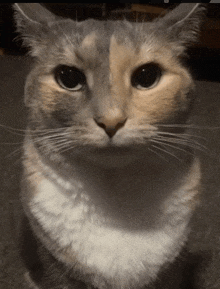
#> input picture back/worker/9jjoim.png, 220 x 289 px
$ python -i shade_clustering.py   (imports and definitions only)
#> lines starting #> are read from the running program, lines starting #| are printed output that depends on the picture; after the words box and inside, x2 and y2 are one past the last pixel; in counts of white or black regions, pixels touching at a corner belong together
import os
import json
from typing import Optional, Tuple, Dict, Any
import numpy as np
from PIL import Image
import cv2
from skimage import color, segmentation, util
from sklearn.cluster import KMeans
from sklearn.metrics import silhouette_score
from io import BytesIO
def ensure_dir(path: str):
    os.makedirs(path, exist_ok=True)

def load_image_rgb(path: str, max_dim: int = 1200) -> np.ndarray:
    img = Image.open(path).convert("RGB")
    w, h = img.size
    scale = min(1.0, float(max_dim) / max(w, h))
    if scale < 1.0:
        img = img.resize((int(w * scale), int(h * scale)), Image.LANCZOS)
    return np.array(img)

def rgb_to_lab(img_rgb: np.ndarray) -> np.ndarray:
    img_float = img_rgb.astype(np.float32) / 255.0
    lab = color.rgb2lab(img_float)
    return lab

def bilateral_denoise(img_rgb: np.ndarray, d=9, sigmaColor=75, sigmaSpace=75) -> np.ndarray:
    return cv2.bilateralFilter(img_rgb, d=d, sigmaColor=sigmaColor, sigmaSpace=sigmaSpace)

def compute_superpixels(img_rgb: np.ndarray, n_segments: int = 600, compactness: float = 10.0) -> np.ndarray:
    """
    Return a 2D array (h,w) of superpixel labels, start_label=0.
    """
    img_float = img_rgb.astype(np.float32) / 255.0
    segments = segmentation.slic(img_float, n_segments=n_segments, compactness=compactness, start_label=0)
    return segments

def superpixel_mean_L(lab: np.ndarray, segments: np.ndarray) -> Tuple[np.ndarray, np.ndarray]:
    """
    Returns:
      - feats: (n_segments, 1) mean L value (0..100)
      - counts: (n_segments,) pixel counts
    """
    nseg = int(segments.max()) + 1
    L = lab[..., 0]
    feats = np.zeros((nseg, 1), dtype=np.float32)
    counts = np.zeros((nseg,), dtype=np.int32)
    # vectorized accumulation: iterate segments indices
    for s in range(nseg):
        mask = (segments == s)
        if not np.any(mask):
            feats[s, 0] = 0.0
            counts[s] = 0
        else:
            feats[s, 0] = float(L[mask].mean())
            counts[s] = int(mask.sum())
    return feats, counts

def choose_k_silhouette(feats: np.ndarray, k_min: int = 2, k_max: int = 8) -> int:
    """
    Choose k by maximizing silhouette score (costly for large data).
    feats: (n_samples, n_features)
    """
    best_k = k_min
    best_score = -1.0
    n_samples = feats.shape[0]
    if n_samples < 2:
        return 1
    k_upper = min(k_max, n_samples - 1)
    for k in range(k_min, max(k_min, k_upper) + 1):
        km = KMeans(n_clusters=k, random_state=0, n_init=10)
        labels = km.fit_predict(feats)
        if len(np.unique(labels)) < 2:
            continue
        score = silhouette_score(feats, labels)
        if score > best_score:
            best_score = score
            best_k = k
    return best_k

def choose_k_by_quantiles(feats: np.ndarray, n_bins: int = 6) -> int:
    """
    Simple fallback: use quantile bins on the L values to estimate k.
    """
    vals = feats[:, 0]
    unique = np.unique(vals)
    if unique.size < 2:
        return 1
    return min(n_bins, unique.size)

def cluster_kmeans(feats: np.ndarray, n_clusters: int) -> Tuple[np.ndarray, np.ndarray]:
    km = KMeans(n_clusters=n_clusters, random_state=0, n_init=10)
    labels = km.fit_predict(feats)
    centers = km.cluster_centers_.flatten()
    return labels, centers

def build_cluster_map(segments: np.ndarray, seg_labels: np.ndarray) -> np.ndarray:
    cluster_map = np.zeros_like(segments, dtype=np.int32)
    for seg_id, cl in enumerate(seg_labels):
        cluster_map[segments == seg_id] = int(cl)
    return cluster_map

def cluster_to_grayscale_image(cluster_map: np.ndarray, centers: np.ndarray) -> np.ndarray:
    """
    Map each cluster id to its center L (0..100) -> 0..255 grayscale image
    """
    h, w = cluster_map.shape
    out = np.zeros((h, w), dtype=np.uint8)
    for cl, val in enumerate(centers):
        L8 = int(np.clip((val / 100.0) * 255.0, 0, 255))
        out[cluster_map == cl] = L8
    return out

def cluster_index_image(cluster_map: np.ndarray) -> np.ndarray:
    """
    Colorized index image for debugging (map cluster ids to 0..255 range)
    """
    n_clusters = int(cluster_map.max()) + 1
    if n_clusters <= 1:
        return (cluster_map.astype(np.uint8) * 255)
    # simple mapping
    palette = np.linspace(0, 255, n_clusters).astype(np.uint8)
    out = palette[cluster_map]
    return out.astype(np.uint8)

def cluster_shades_array(
    img_rgb: np.ndarray,
    *,
    max_dim: int = 1200,
    n_segments: int = 600,
    compactness: float = 10.0,
    n_shades: Optional[int] = None,
    auto_method: str = "silhouette",
    k_max: int = 8
) -> Dict[str, Any]:
    img_rgb = resize_rgb(img_rgb, max_dim=max_dim)
    denoised = bilateral_denoise(img_rgb)
    lab = rgb_to_lab(denoised)
    segments = compute_superpixels(denoised, n_segments=n_segments, compactness=compactness)
    feats, counts = superpixel_mean_L(lab, segments)
    if n_shades is not None and n_shades >= 1:
        k = int(max(1, n_shades))
    else:
        k = choose_k_silhouette(feats, 2, k_max) if auto_method == "silhouette" else choose_k_by_quantiles(feats, k_max)

    if k <= 1:
        seg_labels = np.zeros((feats.shape[0],), dtype=np.int32)
        centers = np.array([float(feats[:, 0].mean())])
    else:
        seg_labels, centers = cluster_kmeans(feats, n_clusters=k)

    cluster_map = build_cluster_map(segments, seg_labels)
    gray_clustered = cluster_to_grayscale_image(cluster_map, centers)

    ok, encoded = cv2.imencode(".png", gray_clustered)
    if not ok:
        raise ValueError("Failed to encode clustered image")
    return {
        "outputted_bytes": encoded.tobytes(),
        "content_type": "image/png",
        "n_segments": int(n_segments),
        "n_shades_chosen": int(k),
        "cluster_centers_L": [float(c) for c in centers],
        "segment_counts": [int(c) for c in counts.tolist()],
    }


def resize_rgb(img_rgb: np.ndarray, max_dim: int = 1200) -> np.ndarray:
    h, w = img_rgb.shape[:2]
    scale = min(1.0, float(max_dim) / max(w, h))
    if scale < 1.0:
        new_w, new_h = int(w * scale), int(h * scale)
        img_rgb = cv2.resize(img_rgb, (new_w, new_h), interpolation=cv2.INTER_AREA)
    return img_rgb

def decode_image_bytes(blob: bytes) -> np.ndarray:
    arr = np.frombuffer(blob, dtype=np.uint8)
    bgr = cv2.imdecode(arr, cv2.IMREAD_COLOR)
    if bgr is None:
        raise ValueError("Invalid image bytes")
    return cv2.cvtColor(bgr, cv2.COLOR_BGR2RGB)

>>> import cv2
>>> picture = cv2.cvtColor(cv2.imread('9jjoim.png'), cv2.COLOR_BGR2RGB)
>>> result = cluster_shades_array(picture)
#> in bilateral_denoise, `return cv2.bilateralFilter(img_rgb, d=d, sigmaColor=sigmaColor, sigmaS..`:
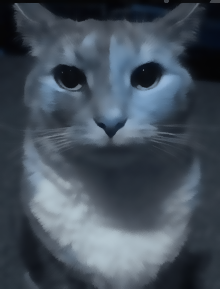
#> returned value: shape (289, 220, 3); mean of channels 0, 1, 2 90.9, 79.4, 68.5; drawn as B, G, R
#> in rgb_to_lab, `lab = color.rgb2lab(img_float)`: lab: shape (289, 220, 3) float32; mean of channels 0, 1, 2 33.8, 2.8, 8
#> in compute_superpixels, `segments = segmentation.slic(img_float, n_segments=n_segments, compact..`:
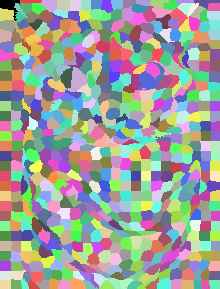
#> segments: shape (289, 220) int64; 618 distinct labels, from 0 to 617; one colour per label, 0 black
#> in superpixel_mean_L, `nseg = int(segments.max()) + 1`: nseg = 618
#> in superpixel_mean_L, `L = lab[..., 0]`:
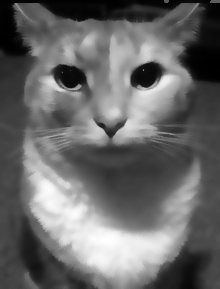
#> L: shape (289, 220) float32; min 1.1, max 80.17, mean 33.8; drawn with min black and max white
#> the loop in superpixel_mean_L, `for s in range(nseg):` made 618 passes
#> pass 1, in superpixel_mean_L, `mask = (segments == s)`:
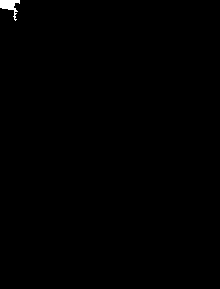
#> mask: shape (289, 220) bool; 0.28% white; 1 white region, box (x1, y1, x2, y2) and area: (0, 0, 20, 21) 180
#> pass 2, in superpixel_mean_L, `mask = (segments == s)`:
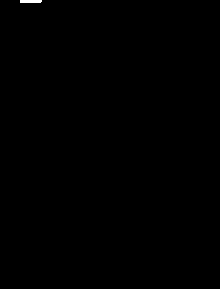
#> mask: shape (289, 220) bool; 0.1% white; 1 white region, box (x1, y1, x2, y2) and area: (20, 0, 42, 3) 65
#> pass 3, in superpixel_mean_L, `mask = (segments == s)`:
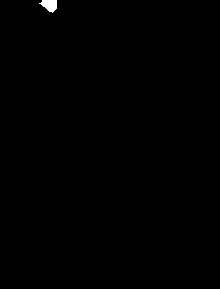
#> mask: shape (289, 220) bool; 0.24% white; 1 white region, box (x1, y1, x2, y2) and area: (39, 0, 57, 13) 154
#> after the loop in superpixel_mean_L, `for s in range(nseg):`: counts = 618 values, max 294 at index 149, min 49 at index 617, mean 102.9; feats = 618 values, max 78.79 at index 515, min 1.19 at index 140, mean 33.92
#> the loop in choose_k_silhouette, `for k in range(k_min, max(k_min, k_upper) + 1):` made 7 passes
#> (score, best_score) on pass 1: (0.608, 0.608)
#> score on passes 2 to 7: 0.567, 0.583, 0.589, 0.578, 0.535, 0.561
#> after the loop in choose_k_silhouette, `for k in range(k_min, max(k_min, k_upper) + 1):`: best_k = 2; best_score = 0.608
#> in cluster_shades_array, `k = choose_k_silhouette(feats, 2, k_max) if auto_method == "silhouette..`: k = 2
#> in cluster_kmeans, `labels = km.fit_predict(feats)`: labels = 618 values, max 1 at index 15, min 0 at index 0, mean 0.385
#> in cluster_kmeans, `centers = km.cluster_centers_.flatten()`: centers = [21.54, 53.96]
#> in cluster_shades_array, `seg_labels, centers = cluster_kmeans(feats, n_clusters=k)`: seg_labels has the same summary as labels in cluster_kmeans
#> the loop in build_cluster_map, `for seg_id, cl in enumerate(seg_labels):` made 618 passes
#> cl on passes 1 to 3: 0, 0, 0
#> after the loop in build_cluster_map, `for seg_id, cl in enumerate(seg_labels):`:
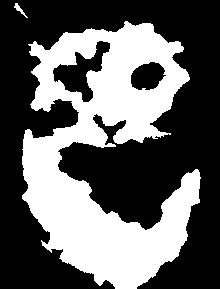
#> cluster_map: shape (289, 220) int32; values 0 (black) and 1 (white), 38.5% white; 2 white regions, box (x1, y1, x2, y2) and area: (22, 21, 201, 289) 24415, (14, 3, 28, 18) 57
#> the loop in cluster_to_grayscale_image, `for cl, val in enumerate(centers):` made 2 passes
#> (cl, val, L8) on passes 1 to 2: (0, 21.54, 54), (1, 53.96, 137)
#> in cluster_shades_array, `ok, encoded = cv2.imencode(".png", gray_clustered)`: encoded = 2730 values, max 255 at index 138, min 0 at index 8, mean 110.7
#> result = 6 items
